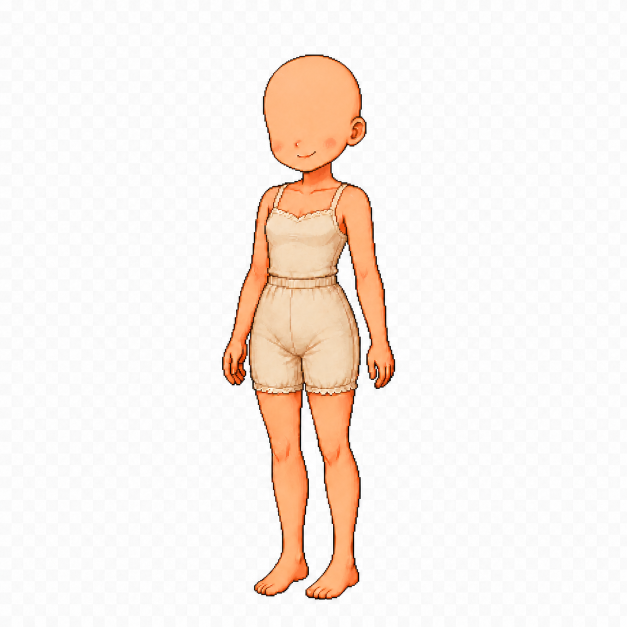
#> input picture assets/mini_game/images/blonde_base.png, 1254 x 1254 px, found by its file name (shown at 1/2 size)
$ python analyze_face_colors.py
#> lines starting #> are read from the running program, lines starting #| are printed output that depends on the picture
import numpy as np
from PIL import Image

def main():
    img = Image.open("assets/mini_game/images/blonde_base.png").convert("RGBA")
    arr = np.array(img)

    # Let's inspect the bounding box of non-transparent pixels in Y in [100, 350], X in [500, 720]
    region = arr[100:350, 500:720]
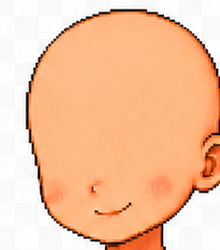
#> region: shape (250, 220, 4); mean R, G, B, A 246, 195.3, 159.5, 255
    h, w = region.shape[:2]
#> h = 250; w = 220

    # Let's find pixels that are not fully transparent and print their colors
    # We can cluster colors or just print some stats
    print("Region shape:", region.shape)
#| Region shape: (250, 220, 4)
    opaque_pixels = region[region[:,:,3] > 0]
    print("Opaque pixels count:", len(opaque_pixels))
#| Opaque pixels count: 55000

    # Print a few samples of the colors
    unique_colors, counts = np.unique(opaque_pixels.reshape(-1, 4), axis=0, return_counts=True)
#> counts = 7712 values, max 2175 at index 6436, min 1 at index 1, mean 7.13
    sorted_indices = np.argsort(-counts)
#> sorted_indices = 7712 values, max 7711 at index 13, min 0 at index 148, mean 3855.5

    print("Top 10 most common colors in face region (R, G, B, A) and count:")
    for idx in sorted_indices[:20]:
        print(f"Color: {unique_colors[idx]}, Count: {counts[idx]}")
#> this loop made 20 passes
#> idx on passes 1 to 12: 6436, 4957, 4720, 7127, 6993, 6994, 7008, 5745, 6980, 7007, 6981, 7018
#| Color: [253 253 253 255], Count: 2175
#| Color: [250 250 250 255], Count: 2003
#| Color: [249 249 249 255], Count: 1929
#| Color: [254 254 254 255], Count: 1818
#| Color: [254 184 130 255], Count: 1385
#| Color: [254 184 131 255], Count: 1322
#| Color: [254 185 132 255], Count: 1177
#| Color: [252 252 252 255], Count: 1015
#> (further printed lines are left out)

if __name__ == "__main__":
    main()

$ run again, with assets/mini_game/images/blonde_eyes_open.png copied over assets/mini_game/images/blonde_base.png
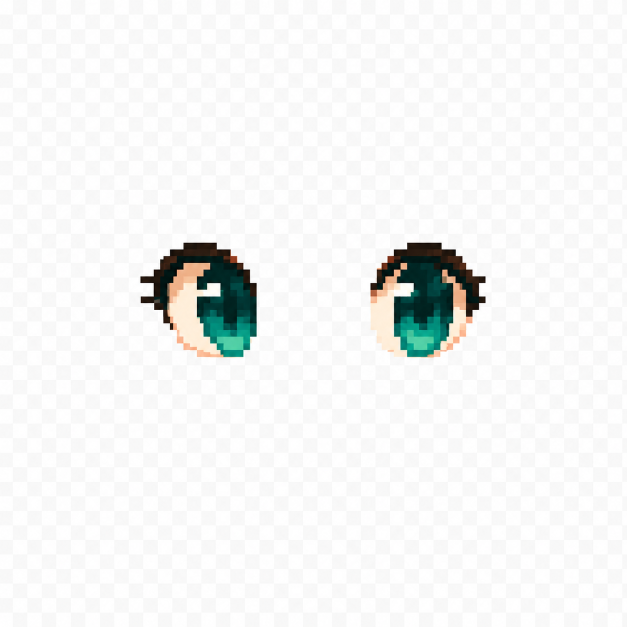
#> input picture assets/mini_game/images/blonde_eyes_open.png, 1254 x 1254 px, found by its file name (shown at 1/2 size)
#> in main, `region = arr[100:350, 500:720]`:
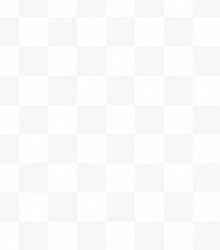
#> region: shape (250, 220, 4); mean R, G, B, A 250.8, 250.8, 250.8, 255
#| Region shape: (250, 220, 4)
#| Opaque pixels count: 55000
#> unique_colors = 113 rows, first 6: [245, 245, 245, 255], [245, 245, 246, 255], [245, 246, 245, 255], [245, 246, 246, 255], [246, 245, 245, 255], [246, 245, 246, 255]; counts = 113 values, max 13560 at index 100, min 1 at index 1, mean 486.7
#> sorted_indices = 113 values, max 112 at index 3, min 0 at index 87, mean 56
#> the loop in main, `for idx in sorted_indices[:20]:` made 20 passes
#> idx on passes 1 to 8: 100, 34, 18, 112, 86, 96, 48, 30
#> (printed output is left out)
